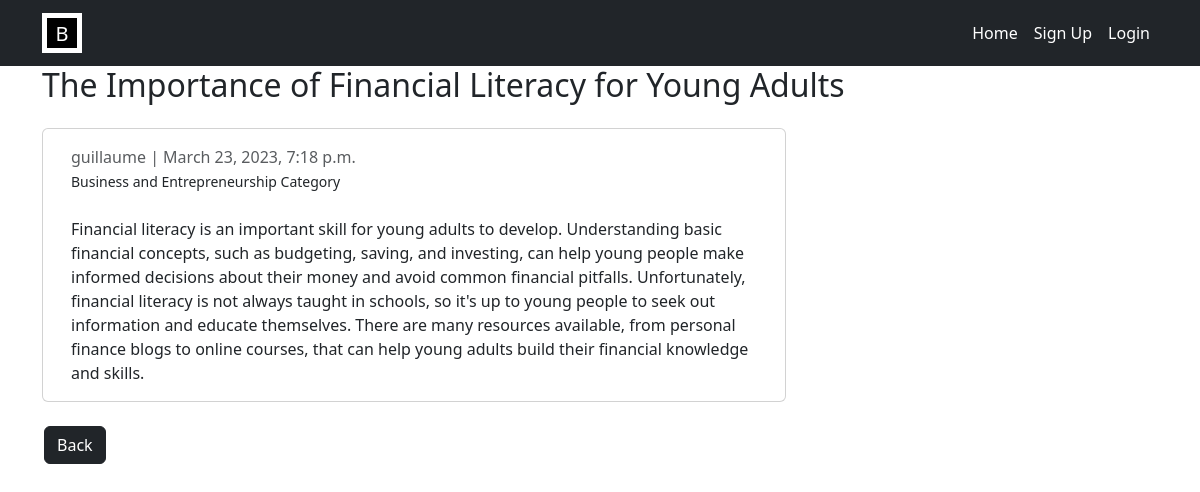
The page /post/importance-financial-literacy-young-adults/ on the database its author committed.
### myblog/models.py (models this page shows, shortened)
class Post(models.Model):
    title = models.CharField(max_length=200, unique=True)
    author = models.ForeignKey(User, on_delete= models.CASCADE,related_name='posts')
    updated_on = models.DateTimeField(auto_now= True)
    content = models.TextField()
    created_on = models.DateTimeField(auto_now_add=True)
    slug = models.CharField(max_length=200, unique=True, null=False)
    category = models.ForeignKey(Category, on_delete=models.PROTECT, null=True)
    class Meta:
        ordering = ['-created_on']

class Category(models.Model):
    name = models.CharField(max_length=100, default='uncategorized')
    def __str__(self):
        return self.name

### myblog/views.py (the view)
# urls.py: path('post/<slug:slug>/', views.PostDetail.as_view(), name='post_detail'),
class PostDetail(generic.DetailView):
    model = Post
    template_name = 'post_detail.html'

### myblog/templates/post_detail.html (shortened to what this page needs)
{% extends 'base.html' %}
{% load widget_tweaks %}
{% block content %}
<h2>{{ object.title }}</h2>
  <div class="container">
    <div class="row">
      <div class="col-md-8 card mb-4  mt-3 left top">
        <div class="card-body">
          <p class=" text-muted mb-0">{{ post.author }} | {{ post.created_on }}</p>
          <small>{{ post.category }} Category</small>
          <p class="card-text mt-4">{{ post.content | safe }}</p>
        </div>
      </div>
    </div>
    <a href="{% url 'home' %}" class="btn btn-dark" style="margin-left: -10px;">Back</a>
  </div>
{% endblock %}

### rows shown on the page
Post: title "The Importance of Financial Literacy for Young Adults", author "guillaume", created_on "March 23, 2023, 7:18 p.m.", category "Business and Entrepreneurship", content "Financial literacy is an important skill for young adults to develop. Understanding basic financial concepts, such as budgeting, saving, and investing, can help young people make informed decisions about their money and avoid common financial pitfalls. Unfortunately, financial literacy is not always taught in schools, so it's up to young people to seek out information and educate themselves. There are many resources available, from personal finance blogs to online courses, that can help young adults build their financial knowledge and skills."
